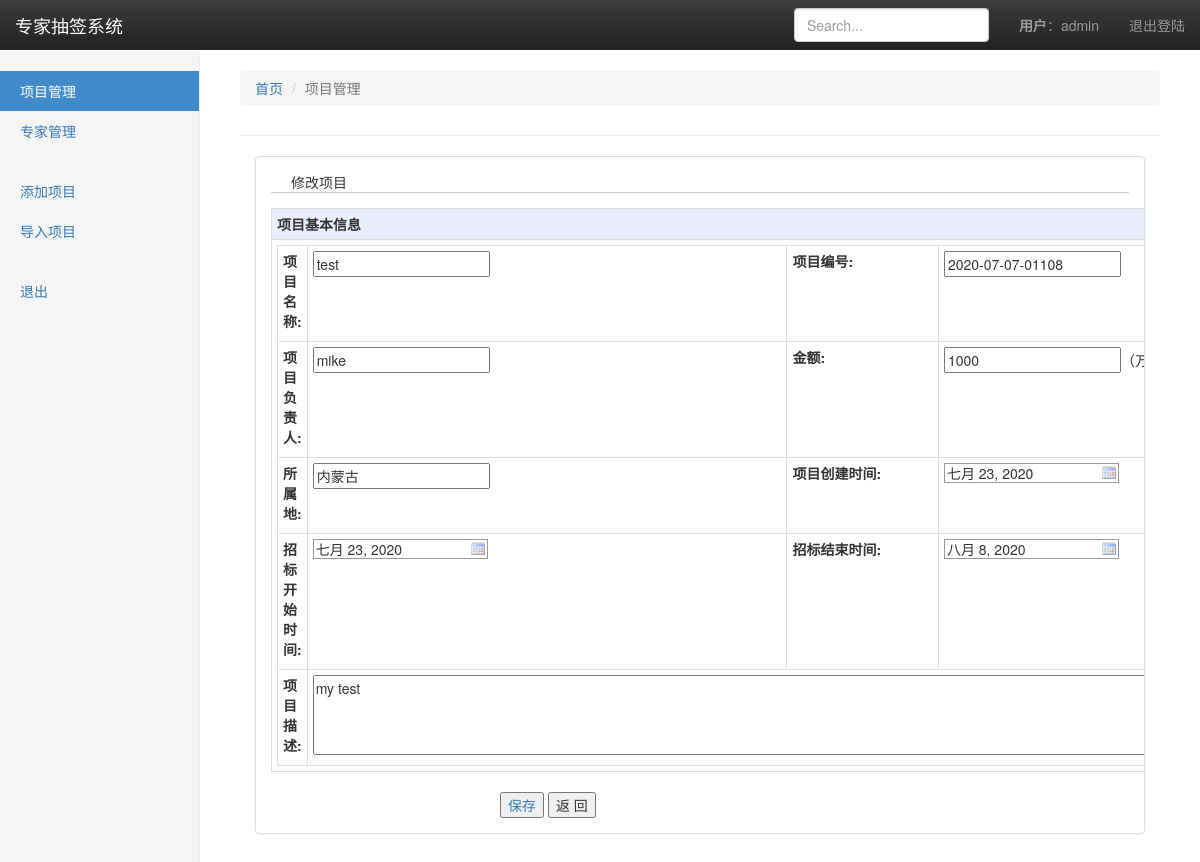
Screenshot of /program/modify/45 (signed in) with the database file from the repository.
### program/models.py (models this page shows, shortened)
class Program(models.Model):
    id = models.AutoField(primary_key=True)
    visible = models.BooleanField(default=True)
    seq = models.CharField(max_length=100, null=False, verbose_name="项目编号")
    name = models.CharField(max_length=500, verbose_name="项目名称", null=False)
    desp = models.CharField(max_length=1000, verbose_name="项目描述", null=True)
    responser = models.CharField(max_length=100, verbose_name="项目负责人", null=False)
    location = models.CharField(max_length=100, verbose_name="所属地", null=True)
    money = models.CharField(max_length=100, null=True,verbose_name="招标金额")
    program_date = models.DateField(verbose_name="创建时间")
    start_date = models.DateField(verbose_name="评标开始时间")
    end_date = models.DateField(verbose_name="评标截止时间")
    class Meta:
        verbose_name = '项目'
        verbose_name_plural = verbose_name

### program/views.py (the view, shortened to what this page needs)
# urls.py: path('modify/<int:id>', views.program_modify, name='modifyProgram'),
def program_modify(request, id):
    user = User.objects.get(username=request.user.username)
    if user.username != "admin":
        return HttpResponse("您不是管理员，你没有权限修改该项目")
    if request.method == 'GET':
        program = Program.objects.get(id=id)
        return render(request, 'modify_program_template.html', {"program_item": program, "program_id": id})

### template/modify_program_template.html (shortened to what this page needs)
<!DOCTYPE html>
{%load static%}
<html lang="zh-CN"><head>
  <link rel="stylesheet" href = "{%static 'css/bootstrap.min.css'%}">
  <link rel="stylesheet" href="{%static 'css/bootstrap-theme.min.css'%}">
  </head>
  <body>
    <nav class="navbar navbar-inverse navbar-fixed-top">
      <div class="container-fluid">
        <div class="navbar-header">
          <a class="navbar-brand" href="#">专家抽签系统</a>
        </div>
        <div id="navbar" class="navbar-collapse collapse">
          <ul class="nav navbar-nav navbar-right">
            {% if user.is_authenticated %}
            <li class="nav-item dropdown">
              <a><strong>用户</strong>：{{ user.username }}</a>
            </li>
            <li class="nav-item dropdown">
              <a href="/experts/login_out/">退出登陆</a>
            </li>
            {% else %}
            <li class="nav-item">
              <a class="nav-link" href="/experts/login/">登录</a>
            </li>
            {% endif %}
          </ul>
          <form class="navbar-form navbar-right">
            <input type="text" class="form-control" placeholder="Search...">
          </form>
        </div>
      </div>
    </nav>
    <div class="container-fluid">
      <div class="row">
        <div class="col-sm-3 col-md-2 sidebar">
          <ul class="nav nav-sidebar">
            <li class="active"><a href="{% url 'index' %}">项目管理<span class="sr-only">(current)</span></a></li>
			<li><a href="{% url 'list' %}">专家管理</a></li>
          </ul>
          <ul class="nav nav-sidebar">
			<li><a href="{% url 'addProgram' %}">添加项目</a></li>
            <li><a href="{% url 'importProgram' %}">导入项目</a></li>
          </ul>
		  <ul class="nav nav-sidebar">
			<li><a href="{% url 'login' %}">退出</a></li>
          </ul>
        </div>
        <div class="col-sm-9 col-sm-offset-3 col-md-10 col-md-offset-2 main">
        <div class="content-right">
			<div class="page-header">
				<ol class="breadcrumb">
					<li><a href="/program/list">首页</a></li>
					<li class="active">项目管理</li>
				</ol>
			</div>
			<div class="col-md-12">
				<div class="panel panel-default">
					<div class="panel-body table-responsive">
						<div style="border-bottom:1px solid #ccc; margin-bottom:15px; color:#3299fd); background-repeat:no-repeat; padding-left:20px; background-position: bottom left;">
							修改项目
						</div>
						<form id="inputForm" class="form-horizontal" action="" method="post">
							<table class="table table-bordered table-condensed">
								<tr>
									<td style="background-color:#ECECFF;">
										<b>项目基本信息</b>
									</td>
								</tr>
								<tr>
									<td>
							<table class="table table-bordered table-condensed" style="margin-bottom: 0px;">
								<tr>
									<td style="width:12%">
										<label class="tab_control_label">项目名称: </label>
									</td>
									<td style="width:38%">
										<input id="name" name="name" class="required" type="text" value="{{program_item.name}}" maxlength="50"/>
									</td>
									<td style="width:12%"><label class="tab_control_label">项目编号: </label></td>
									<td style="width:38%">
										<input id="code" name="code" class="required" type="text" value="{{program_item.seq}}" maxlength="50"/>
									</td>
								</tr>
								<tr>
									<td style="width:12%">
										<label class="tab_control_label">项目负责人: </label>
									</td>
									<td style="width:38%">
										<input id="responser" name="responser" class="required" type="text" value="{{program_item.responser}}" maxlength="50"/>
									</td>
									<td><label class="tab_control_label">金额: </label></td>
									<td>
										<div class="input-append">
										<input id="budget" name="budget" class="required isFloat" type="text" value="{{program_item.money}}" maxlength="10"/>（万元）
										</div>
									</td>
								</tr>
								<tr>
									<td><label class="tab_control_label">所属地: </label></td>
									<td style="width:38%">
										<input id="location" name="location" class="required" type="text" value="{{program_item.location}}" maxlength="50"/>
									</td>
									<td><label class="tab_control_label">项目创建时间: </label></td>
									<td>
										<input id="program_date" name="program_date" type="text"
														maxlength="20" class="Wdate required"
														value="{{program_item.program_date}}"
														onclick="WdatePicker({dateFmt:'yyyy-MM-dd',maxDate:'#F{$dp.$D(\'end_date\')}',isShowClear:false});"/>
									</td>
								</tr>
								<tr>
									<td><label class="tab_control_label">招标开始时间: </label></td>
									<td>
										<input id="start_date" name="start_date" type="text"
														maxlength="20" class="Wdate required"
														value="{{program_item.start_date}}"
														onclick="WdatePicker({dateFmt:'yyyy-MM-dd',minDate:'#F{$dp.$D(\'program_date\')}', isShowClear:false});"/>
									</td>
									<td><label class="tab_control_label">招标结束时间: </label></td>
									<td>
										<input id="end_date" name="end_date" type="text"
														maxlength="20" class="Wdate required"
														value="{{program_item.end_date}}"
														onclick="WdatePicker({dateFmt:'yyyy-MM-dd',minDate:'#F{$dp.$D(\'start_date\')}', isShowClear:false});" />
									</td>
								</tr>
								<tr>
									<td><label class="tab_control_label">项目描述: </label></td>
									<td colspan="10">
										<textarea type="text" id="remarks" name="remarks" maxlength="1000" style="width: 1100px; height: 80px">{{program_item.desp}}</textarea>
									</td
								</tr>
							</table>
							</td>
							</tr>
							</table>
							<div style="width:400px; display:block; margin:0px auto;">
		                    <a href="/program/modify/{{program_id}}" onclick="return modify('确认要保存该项目吗？', this.href)">
                                <button type="botton" class="btn-blu-btn" >保存</button>
                            </a>
								<button id="submitBtn" type="button" class="btn-cancel" onclick="history.go(-1)">返 回</button>
							</div>
						</form>
					</div>
				</div>
			</div>
		</div>
        </div>
      </div>
    </div>
</body>
</html>

### static/js/My97DatePicker/skin/WdatePicker.css (style rules this page uses)
.Wdate { border:#999 1px solid; height:20px; background:#fff url(datePicker.gif) no-repeat right; }

### template/modify_program_template.html (style rules this page uses)
body { padding-top: 50px; }
.navbar-fixed-top { border: 0; }
.sidebar { display: none; }
@media (min-width: 768px) { .sidebar { position: fixed; top: 51px; bottom: 0; left: 0; z-index: 1000; display: block; padding: 20px; overflow-x: hidden; overflow-y: auto; background-color: #f5f5f5; border-right: 1px solid #eee; } }
.nav-sidebar { margin-right: -21px; margin-bottom: 20px; margin-left: -20px; }
.nav-sidebar > li > a { padding-right: 20px; padding-left: 20px; }
.nav-sidebar > .active > a, .nav-sidebar > .active > a:hover, .nav-sidebar > .active > a:focus { color: #fff; background-color: #428bca; }
.main { padding: 20px; }
@media (min-width: 768px) { .main { padding-right: 40px; padding-left: 40px; } }
.main .page-header { margin-top: 0; }

### rows the page displays
Program: name "test", code "2020-07-07-01108", responser "mike", budget "1000", location "内蒙古", program_date "七月 23, 2020", start_date "七月 23, 2020", end_date "八月 8, 2020", remarks "my test"

### other values shown
{{ user.username }} "admin"
